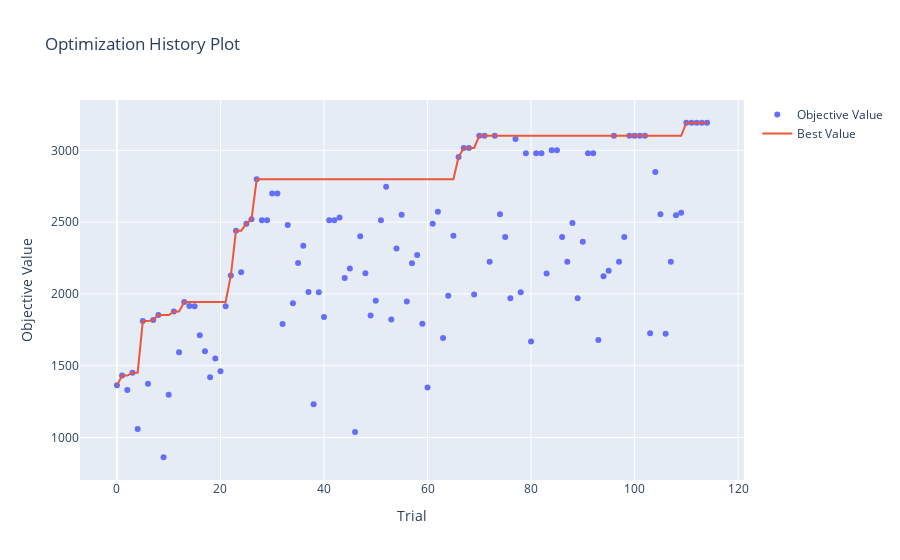

Source (notebook cell):
### Code cell
from optuna.visualization import plot_contour
from optuna.visualization import plot_edf
from optuna.visualization import plot_intermediate_values
from optuna.visualization import plot_optimization_history
from optuna.visualization import plot_parallel_coordinate
from optuna.visualization import plot_param_importances
from optuna.visualization import plot_rank
from optuna.visualization import plot_slice
from optuna.visualization import plot_timeline


plot_optimization_history(study)
